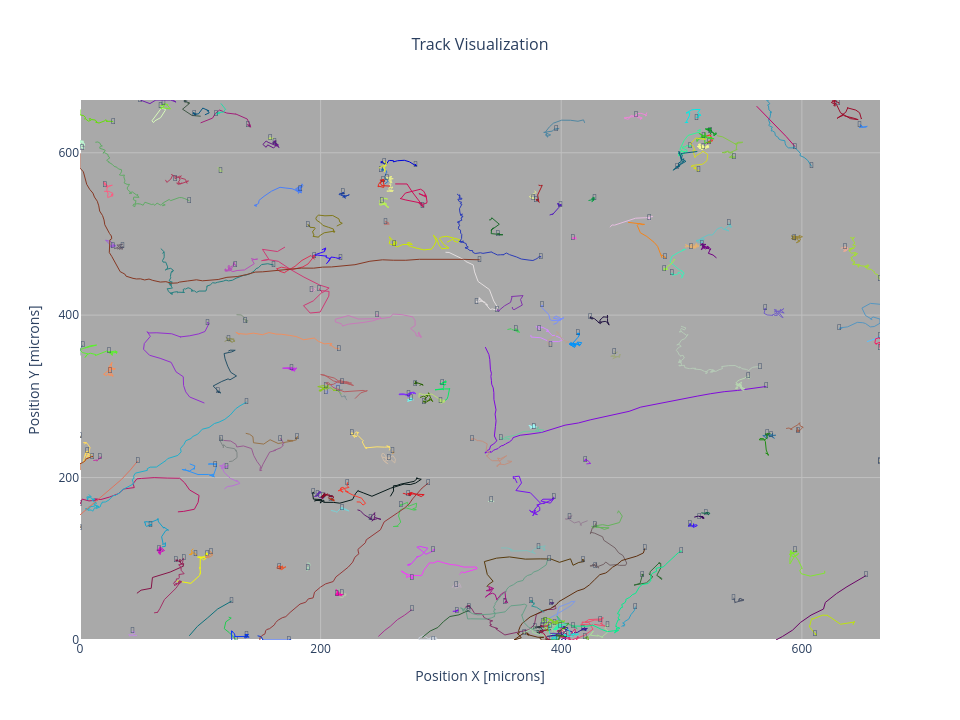

The notebook cell this image was saved under:
### Code cell
def Visualize_tracks_plotly(
    Spots_df: pd.DataFrame,
    Tracks_df: pd.DataFrame,
    condition: None,
    replicate: None,
    c_mode: str,
    only_one_color: str,
    lut_scaling_metric: str,
    background: str,
    smoothing_index: float,
    lw: float,
    show_tracks: bool,
    let_me_look_at_these: tuple,
    I_just_wanna_be_normal: bool,
    metric_dictionary: dict,
    end_track_markers: bool,
    marker_size: float,
    markers: None
):
    if not show_tracks:
        lw = 0

    # Convert types
    try: condition = int(condition) if condition != 'all' else condition
    except: pass
    try: replicate = int(replicate) if replicate != 'all' else replicate
    except: pass

    let_me_look_at_these = list(let_me_look_at_these)

    # Filter Spots_df
    if condition == 'all':
        filtered_spots = Spots_df.copy()
    elif replicate == 'all':
        filtered_spots = Spots_df[Spots_df['CONDITION'] == condition]
    else:
        filtered_spots = Spots_df[
            (Spots_df['CONDITION'] == condition) &
            (Spots_df['REPLICATE'] == replicate)
        ]

    # Sort once
    filtered_spots = filtered_spots.sort_values(
        by=['CONDITION', 'REPLICATE', 'TRACK_ID', 'POSITION_T']
    )

    # Smoothing
    if smoothing_index > 1:
        def smooth(g):
            g['POSITION_X'] = g['POSITION_X'].rolling(smoothing_index, min_periods=1).mean()
            g['POSITION_Y'] = g['POSITION_Y'].rolling(smoothing_index, min_periods=1).mean()
            return g
        filtered_spots = filtered_spots.groupby(['CONDITION', 'REPLICATE', 'TRACK_ID'], group_keys=False).apply(smooth)

    # Color mapping
    np.random.seed(42)
    if c_mode in ['random colors', 'random greys', 'only-one-color']:
        color_vals = {
            'random colors': [_generate_random_color() for _ in range(len(Tracks_df))],
            'random greys': [_generate_random_grey() for _ in range(len(Tracks_df))],
            'only-one-color': [only_one_color for _ in range(len(Tracks_df))]
        }[c_mode]
        Tracks_df['COLOR'] = color_vals
        color_map = Tracks_df.set_index('TRACK_ID')['COLOR'].to_dict()
        filtered_spots['COLOR'] = filtered_spots['TRACK_ID'].map(color_map)
    elif c_mode in ['differentiate conditions', 'differentiate replicates']:
        val_column = 'CONDITION' if c_mode == 'differentiate conditions' else 'REPLICATE'
        cmap = plt.get_cmap('Set1')
        unique_vals = filtered_spots[val_column].unique()
        val_to_color = {
            val: mcolors.to_hex(cmap(i % cmap.N))
            for i, val in enumerate(sorted(unique_vals))
        }
        filtered_spots['COLOR'] = filtered_spots[val_column].map(val_to_color)
    else:
        colormap = _get_cmap(c_mode)
        metric_min = filtered_spots[lut_scaling_metric].min()
        metric_max = filtered_spots[lut_scaling_metric].max()
        norm = plt.Normalize(metric_min, metric_max)
        filtered_spots['COLOR'] = filtered_spots[lut_scaling_metric].map(lambda v: mcolors.to_hex(colormap(norm(v))))

    # Tick & layout
    x_min, x_max = filtered_spots['POSITION_X'].min(), filtered_spots['POSITION_X'].max()
    y_min, y_max = filtered_spots['POSITION_Y'].min(), filtered_spots['POSITION_Y'].max()
    x_ticks = np.arange(x_min, x_max, 200)
    y_ticks = np.arange(y_min, y_max, 200)
    grid_color = 'gainsboro' if background == 'light' else 'silver'
    face_color = 'white' if background == 'light' else 'darkgrey'

    # Group and render
    fig = go.Figure()
    for (cond, repl, track), group_df in filtered_spots.groupby(['CONDITION', 'REPLICATE', 'TRACK_ID']):
        color = group_df['COLOR'].iloc[0]
        hover_dict = {
            metric_dictionary[m]: Tracks_df.loc[
                (Tracks_df['CONDITION'] == cond) &
                (Tracks_df['REPLICATE'] == repl) &
                (Tracks_df['TRACK_ID'] == track)
            ][m].values[0]
            for m in let_me_look_at_these if m in Tracks_df.columns
        }
        hover_text = "<br>".join(f"{k}: {v}" for k, v in hover_dict.items())

        fig.add_trace(go.Scatter(
            x=group_df['POSITION_X'],
            y=group_df['POSITION_Y'],
            mode='lines',
            line=dict(color=color, width=lw),
            hoverinfo='text',
            hovertext=hover_text,
            showlegend=False
        ))

        if end_track_markers:
            if I_just_wanna_be_normal:
                fig.add_trace(go.Scatter(
                    x=[group_df['POSITION_X'].iloc[-1]],
                    y=[group_df['POSITION_Y'].iloc[-1]],
                    mode='markers',
                    marker=dict(symbol=markers, size=marker_size, color=color),
                    showlegend=False,
                    hoverinfo='skip'
                ))
            else:
                if markers == 'cell':
                    symbol = _cell
                elif markers in ['scaled', 'trains']:
                    track_len = Tracks_df.loc[
                        (Tracks_df['CONDITION'] == cond) &
                        (Tracks_df['REPLICATE'] == repl) &
                        (Tracks_df['TRACK_ID'] == track)
                    ]['TRACK_LENGTH'].values[0]
                    min_len, max_len = Tracks_df['TRACK_LENGTH'].min(), Tracks_df['TRACK_LENGTH'].max()
                    percentile = 100 * (track_len - min_len) / (max_len - min_len)
                    symbol = _assign_marker(percentile, _get_markers(markers))
                elif markers in ['random','farm','safari','insects','birds','forest','aquarium']:
                    symbol = np.random.choice(_get_markers(markers))
                else:
                    symbol = ''

                fig.add_trace(go.Scatter(
                    x=[group_df['POSITION_X'].iloc[-1]],
                    y=[group_df['POSITION_Y'].iloc[-1]],
                    mode='text',
                    text=symbol,
                    textposition='middle center',
                    textfont=dict(size=marker_size),
                    showlegend=False,
                    hoverinfo='skip'
                ))

    # Final layout
    fig.update_layout(
        xaxis=dict(title='Position X [microns]', range=[x_min, x_max], tickvals=x_ticks, ticktext=[f"{t:.0f}" for t in x_ticks], gridcolor=grid_color),
        yaxis=dict(title='Position Y [microns]', range=[y_min, y_max], tickvals=y_ticks, ticktext=[f"{t:.0f}" for t in y_ticks], gridcolor=grid_color),
        plot_bgcolor=face_color,
        width=960, height=720,
        title=dict(text="Track Visualization", x=0.5, font=dict(size=16)),
        showlegend=False
    )

    return fig

# Example usage
fig = Visualize_tracks_plotly(
    Spots_df=Spot_stats,                   # Your processed spots DataFrame
    Tracks_df=Track_stats,                 # Your processed tracks DataFrame
    condition=1,                              # Condition to plot (can be 'all')
    replicate='all',                              # Replicate to plot (can be 'all')
    c_mode='random colors',                   # Color mode, or 'only-one-color'
    only_one_color='purple',                  # If using single color
    lut_scaling_metric='NET_DISTANCE',        # Metric for LUT mode
    background='dark',                       # 'light' or 'dark'
    smoothing_index=0,                        # 0 = no smoothing
    lw=1,                                     # Line width
    show_tracks=True,                         # Whether to draw tracks
    let_me_look_at_these=(['CONDITION', 'REPLICATE', 'TRACK_ID', 'TRACK_LENGTH', 'NET_DISTANCE']),  # Hover info
    I_just_wanna_be_normal=False,              # Whether to use marker mode 1
    metric_dictionary=dict_Track_metrics,  # Dict to map internal metric names to display names
    end_track_markers=True,                   # Show symbol at track end
    marker_size=8,                            # Marker size
    markers='cell'                          # Plotly marker name, or emoji mode if not normal
)

fig.show()  # Display the figure
